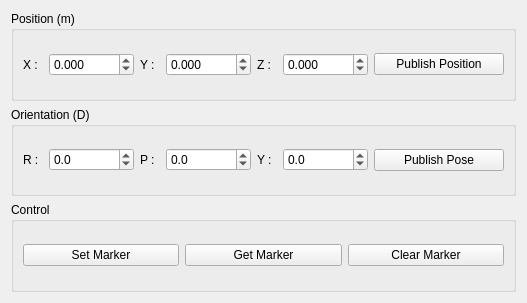
<?xml version="1.0" encoding="UTF-8"?>
<ui version="4.0">
 <class>PosePanelForm</class>
 <widget class="QWidget" name="PosePanelForm">
  <property name="geometry">
   <rect>
    <x>0</x>
    <y>0</y>
    <width>527</width>
    <height>303</height>
   </rect>
  </property>
  <property name="windowTitle">
   <string>Form</string>
  </property>
  <layout class="QVBoxLayout" name="verticalLayout">
   <item>
    <widget class="QGroupBox" name="groupBox">
     <property name="title">
      <string>Position (m)</string>
     </property>
     <layout class="QHBoxLayout" name="horizontalLayout">
      <item>
       <widget class="QLabel" name="label">
        <property name="text">
         <string>X :</string>
        </property>
       </widget>
      </item>
      <item>
       <widget class="QDoubleSpinBox" name="doubleSpinBox_position_x">
        <property name="minimumSize">
         <size>
          <width>85</width>
          <height>0</height>
         </size>
        </property>
        <property name="decimals">
         <number>3</number>
        </property>
        <property name="minimum">
         <double>-10.000000000000000</double>
        </property>
        <property name="maximum">
         <double>10.000000000000000</double>
        </property>
        <property name="singleStep">
         <double>0.050000000000000</double>
        </property>
       </widget>
      </item>
      <item>
       <widget class="QLabel" name="label_2">
        <property name="text">
         <string>Y : </string>
        </property>
       </widget>
      </item>
      <item>
       <widget class="QDoubleSpinBox" name="doubleSpinBox_position_y">
        <property name="minimumSize">
         <size>
          <width>85</width>
          <height>0</height>
         </size>
        </property>
        <property name="decimals">
         <number>3</number>
        </property>
        <property name="minimum">
         <double>-10.000000000000000</double>
        </property>
        <property name="maximum">
         <double>10.000000000000000</double>
        </property>
        <property name="singleStep">
         <double>0.050000000000000</double>
        </property>
       </widget>
      </item>
      <item>
       <widget class="QLabel" name="label_3">
        <property name="text">
         <string>Z : </string>
        </property>
       </widget>
      </item>
      <item>
       <widget class="QDoubleSpinBox" name="doubleSpinBox_position_z">
        <property name="minimumSize">
         <size>
          <width>85</width>
          <height>0</height>
         </size>
        </property>
        <property name="decimals">
         <number>3</number>
        </property>
        <property name="minimum">
         <double>-10.000000000000000</double>
        </property>
        <property name="maximum">
         <double>10.000000000000000</double>
        </property>
        <property name="singleStep">
         <double>0.050000000000000</double>
        </property>
       </widget>
      </item>
      <item>
       <widget class="QPushButton" name="button_publish_position">
        <property name="minimumSize">
         <size>
          <width>130</width>
          <height>0</height>
         </size>
        </property>
        <property name="text">
         <string>Publish Position</string>
        </property>
       </widget>
      </item>
     </layout>
    </widget>
   </item>
   <item>
    <widget class="QGroupBox" name="groupBox_2">
     <property name="title">
      <string>Orientation (D)</string>
     </property>
     <layout class="QHBoxLayout" name="horizontalLayout_2">
      <item>
       <widget class="QLabel" name="label_6">
        <property name="text">
         <string>R :</string>
        </property>
       </widget>
      </item>
      <item>
       <widget class="QDoubleSpinBox" name="doubleSpinBox_orientation_r">
        <property name="minimumSize">
         <size>
          <width>85</width>
          <height>0</height>
         </size>
        </property>
        <property name="decimals">
         <number>1</number>
        </property>
        <property name="minimum">
         <double>-360.000000000000000</double>
        </property>
        <property name="maximum">
         <double>360.000000000000000</double>
        </property>
        <property name="singleStep">
         <double>5.000000000000000</double>
        </property>
       </widget>
      </item>
      <item>
       <widget class="QLabel" name="label_5">
        <property name="text">
         <string>P : </string>
        </property>
       </widget>
      </item>
      <item>
       <widget class="QDoubleSpinBox" name="doubleSpinBox_orientation_p">
        <property name="minimumSize">
         <size>
          <width>85</width>
          <height>0</height>
         </size>
        </property>
        <property name="decimals">
         <number>1</number>
        </property>
        <property name="minimum">
         <double>-360.000000000000000</double>
        </property>
        <property name="maximum">
         <double>360.000000000000000</double>
        </property>
        <property name="singleStep">
         <double>5.000000000000000</double>
        </property>
       </widget>
      </item>
      <item>
       <widget class="QLabel" name="label_4">
        <property name="text">
         <string>Y : </string>
        </property>
       </widget>
      </item>
      <item>
       <widget class="QDoubleSpinBox" name="doubleSpinBox_orientation_y">
        <property name="minimumSize">
         <size>
          <width>85</width>
          <height>0</height>
         </size>
        </property>
        <property name="decimals">
         <number>1</number>
        </property>
        <property name="minimum">
         <double>-360.000000000000000</double>
        </property>
        <property name="maximum">
         <double>360.000000000000000</double>
        </property>
        <property name="singleStep">
         <double>5.000000000000000</double>
        </property>
       </widget>
      </item>
      <item>
       <widget class="QPushButton" name="button_publish_pose">
        <property name="minimumSize">
         <size>
          <width>130</width>
          <height>0</height>
         </size>
        </property>
        <property name="text">
         <string>Publish Pose</string>
        </property>
       </widget>
      </item>
     </layout>
    </widget>
   </item>
   <item>
    <widget class="QGroupBox" name="groupBox_3">
     <property name="title">
      <string>Control</string>
     </property>
     <layout class="QHBoxLayout" name="horizontalLayout_3">
      <item>
       <widget class="QPushButton" name="button_set_marker">
        <property name="text">
         <string>Set Marker</string>
        </property>
       </widget>
      </item>
      <item>
       <widget class="QPushButton" name="button_get_marker">
        <property name="text">
         <string>Get Marker</string>
        </property>
       </widget>
      </item>
      <item>
       <widget class="QPushButton" name="button_clear_marker">
        <property name="text">
         <string>Clear Marker</string>
        </property>
       </widget>
      </item>
     </layout>
    </widget>
   </item>
  </layout>
 </widget>
 <resources/>
 <connections/>
</ui>
